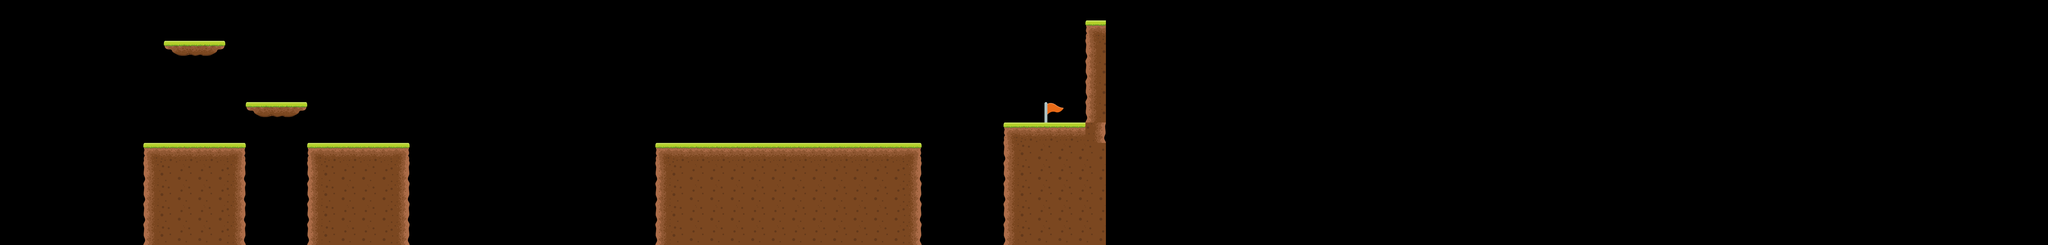

The image is a tile-based game level rendered from a .tmx file. Its description and complete source (layers, tilesets, objects, tile grids) follow:
An orthogonal 100x12 tile map with 64x64 px tiles, 1 tile layer (Tile Layer 1), 2 tilesets and 15 objects.

<map version="1.5" tiledversion="1.7.2" orientation="orthogonal" renderorder="right-down" width="100" height="12" tilewidth="64" tileheight="64" infinite="0" nextlayerid="12" nextobjectid="123">
 <editorsettings>
  <export target="maps/level1.lua" format="lua" />
 </editorsettings>
 <tileset firstgid="1" name="Ground" tilewidth="64" tileheight="64" tilecount="9" columns="3">
  <image source="maps/tileset.png" width="192" height="192" />
 </tileset>
 <tileset firstgid="10" name="Flag" tilewidth="64" tileheight="64" tilecount="1" columns="1">
  <image source="maps/flag.png" width="64" height="64" />
 </tileset>
 <layer id="6" name="Tile Layer 1" width="100" height="12">
  <data encoding="csv">
0,0,0,0,0,0,0,0,0,0,0,0,0,0,0,0,0,0,0,0,0,0,0,0,0,0,0,0,0,0,0,0,0,0,0,0,0,0,0,0,0,0,0,0,0,0,0,0,0,0,0,0,0,0,0,0,0,0,0,0,0,0,0,0,0,0,0,0,0,0,0,0,0,0,0,0,0,0,0,0,0,0,0,0,0,0,0,0,0,0,0,0,0,0,0,0,0,0,0,0,
0,0,0,0,0,0,0,0,0,0,0,0,0,0,0,0,0,0,0,0,0,0,0,0,0,0,0,0,0,0,0,0,0,0,0,0,0,0,0,0,0,0,0,0,0,0,0,0,0,0,0,0,0,1,0,0,0,0,0,0,0,0,0,0,0,0,0,0,0,0,0,0,0,0,0,0,0,0,0,0,0,0,0,0,0,0,0,0,0,0,0,0,0,0,0,0,0,0,0,0,
0,0,0,0,0,0,0,0,7,8,9,0,0,0,0,0,0,0,0,0,0,0,0,0,0,0,0,0,0,0,0,0,0,0,0,0,0,0,0,0,0,0,0,0,0,0,0,0,0,0,0,0,0,4,0,0,0,0,0,0,0,0,0,0,0,0,0,0,0,0,0,0,0,0,0,0,0,0,0,0,0,0,0,0,0,0,0,0,0,0,0,0,0,0,0,0,0,0,0,0,
0,0,0,0,0,0,0,0,0,0,0,0,0,0,0,0,0,0,0,0,0,0,0,0,0,0,0,0,0,0,0,0,0,0,0,0,0,0,0,0,0,0,0,0,0,0,0,0,0,0,0,0,0,4,0,0,0,0,0,0,0,0,0,0,0,0,0,0,0,0,0,0,0,0,0,0,0,0,0,0,0,0,0,0,0,0,0,0,0,0,0,0,0,0,0,0,0,0,0,0,
0,0,0,0,0,0,0,0,0,0,0,0,0,0,0,0,0,0,0,0,0,0,0,0,0,0,0,0,0,0,0,0,0,0,0,0,0,0,0,0,0,0,0,0,0,0,0,0,0,0,0,0,0,4,0,0,0,0,0,0,0,0,0,0,0,0,0,0,0,0,0,0,0,0,0,0,0,0,0,0,0,0,0,0,0,0,0,0,0,0,0,0,0,0,0,0,0,0,0,0,
0,0,0,0,0,0,0,0,0,0,0,0,7,8,9,0,0,0,0,0,0,0,0,0,0,0,0,0,0,0,0,0,0,0,0,0,0,0,0,0,0,0,0,0,0,0,0,0,0,0,0,10,0,4,0,0,0,0,0,0,0,0,0,0,0,0,0,0,0,0,0,0,0,0,0,0,0,0,0,0,0,0,0,0,0,0,0,0,0,0,0,0,0,0,0,0,0,0,0,0,
0,0,0,0,0,0,0,0,0,0,0,0,0,0,0,0,0,0,0,0,0,0,0,0,0,0,0,0,0,0,0,0,0,0,0,0,0,0,0,0,0,0,0,0,0,0,0,0,0,1,2,2,2,6,0,0,0,0,0,0,0,0,0,0,0,0,0,0,0,0,0,0,0,0,0,0,0,0,0,0,0,0,0,0,0,0,0,0,0,0,0,0,0,0,0,0,0,0,0,0,
0,0,0,0,0,0,0,1,2,2,2,3,0,0,0,1,2,2,2,3,0,0,0,0,0,0,0,0,0,0,0,0,1,2,2,2,2,2,2,2,2,2,2,2,3,0,0,0,0,4,5,5,5,5,0,0,0,0,0,0,0,0,0,0,0,0,0,0,0,0,0,0,0,0,0,0,0,0,0,0,0,0,0,0,0,0,0,0,0,0,0,0,0,0,0,0,0,0,0,0,
0,0,0,0,0,0,0,4,5,5,5,6,0,0,0,4,5,5,5,6,0,0,0,0,0,0,0,0,0,0,0,0,4,5,5,5,5,5,5,5,5,5,5,5,6,0,0,0,0,4,5,5,5,5,0,0,0,0,0,0,0,0,0,0,0,0,0,0,0,0,0,0,0,0,0,0,0,0,0,0,0,0,0,0,0,0,0,0,0,0,0,0,0,0,0,0,0,0,0,0,
0,0,0,0,0,0,0,4,5,5,5,6,0,0,0,4,5,5,5,6,0,0,0,0,0,0,0,0,0,0,0,0,4,5,5,5,5,5,5,5,5,5,5,5,6,0,0,0,0,4,5,5,5,5,0,0,0,0,0,0,0,0,0,0,0,0,0,0,0,0,0,0,0,0,0,0,0,0,0,0,0,0,0,0,0,0,0,0,0,0,0,0,0,0,0,0,0,0,0,0,
0,0,0,0,0,0,0,4,5,5,5,6,0,0,0,4,5,5,5,6,0,0,0,0,0,0,0,0,0,0,0,0,4,5,5,5,5,5,5,5,5,5,5,5,6,0,0,0,0,4,5,5,5,5,0,0,0,0,0,0,0,0,0,0,0,0,0,0,0,0,0,0,0,0,0,0,0,0,0,0,0,0,0,0,0,0,0,0,0,0,0,0,0,0,0,0,0,0,0,0,
0,0,0,0,0,0,0,4,5,5,5,6,0,0,0,4,5,5,5,6,0,0,0,0,0,0,0,0,0,0,0,0,4,5,5,5,5,5,5,5,5,5,5,5,6,0,0,0,0,4,5,5,5,5,0,0,0,0,0,0,0,0,0,0,0,0,0,0,0,0,0,0,0,0,0,0,0,0,0,0,0,0,0,0,0,0,0,0,0,0,0,0,0,0,0,0,0,0,0,0
</data>
 </layer>
 <objectgroup id="5" name="Start">
  <object id="68" x="512" y="320" width="64" height="64" />
 </objectgroup>
 <objectgroup id="4" name="Flag">
  <object id="75" x="3264" y="320" width="64" height="64" />
 </objectgroup>
 <objectgroup id="3" name="Goombas">
  <object id="114" x="576" y="64" width="64" height="64" />
 </objectgroup>
 <objectgroup id="2" name="Platforms">
  <object id="64" x="448" y="448" width="320" height="320" />
  <object id="65" x="960" y="448" width="320" height="320" />
  <object id="66" x="2048" y="448" width="832" height="320" />
  <object id="72" x="3136" y="384" width="320" height="384" />
  <object id="73" x="3392" y="64" width="64" height="320" />
  <object id="81" x="768" y="320" width="192" height="64" />
  <object id="82" x="512" y="128" width="192" height="64" />
  <object id="119" x="1088" y="448">
   <polygon points="0,0 192,-128 192,0" />
  </object>
  <object id="120" x="1088" y="192">
   <polygon points="0,0 -128,128 0,128" />
  </object>
  <object id="121" x="768" y="64">
   <polygon points="0,0 128,256 0,256" />
  </object>
  <object id="122" x="768" y="320">
   <polygon points="0,0 -128,128 0,128" />
  </object>
 </objectgroup>
 <objectgroup id="10" name="Res">
  <object id="94" x="960" y="-320" />
 </objectgroup>
</map>
